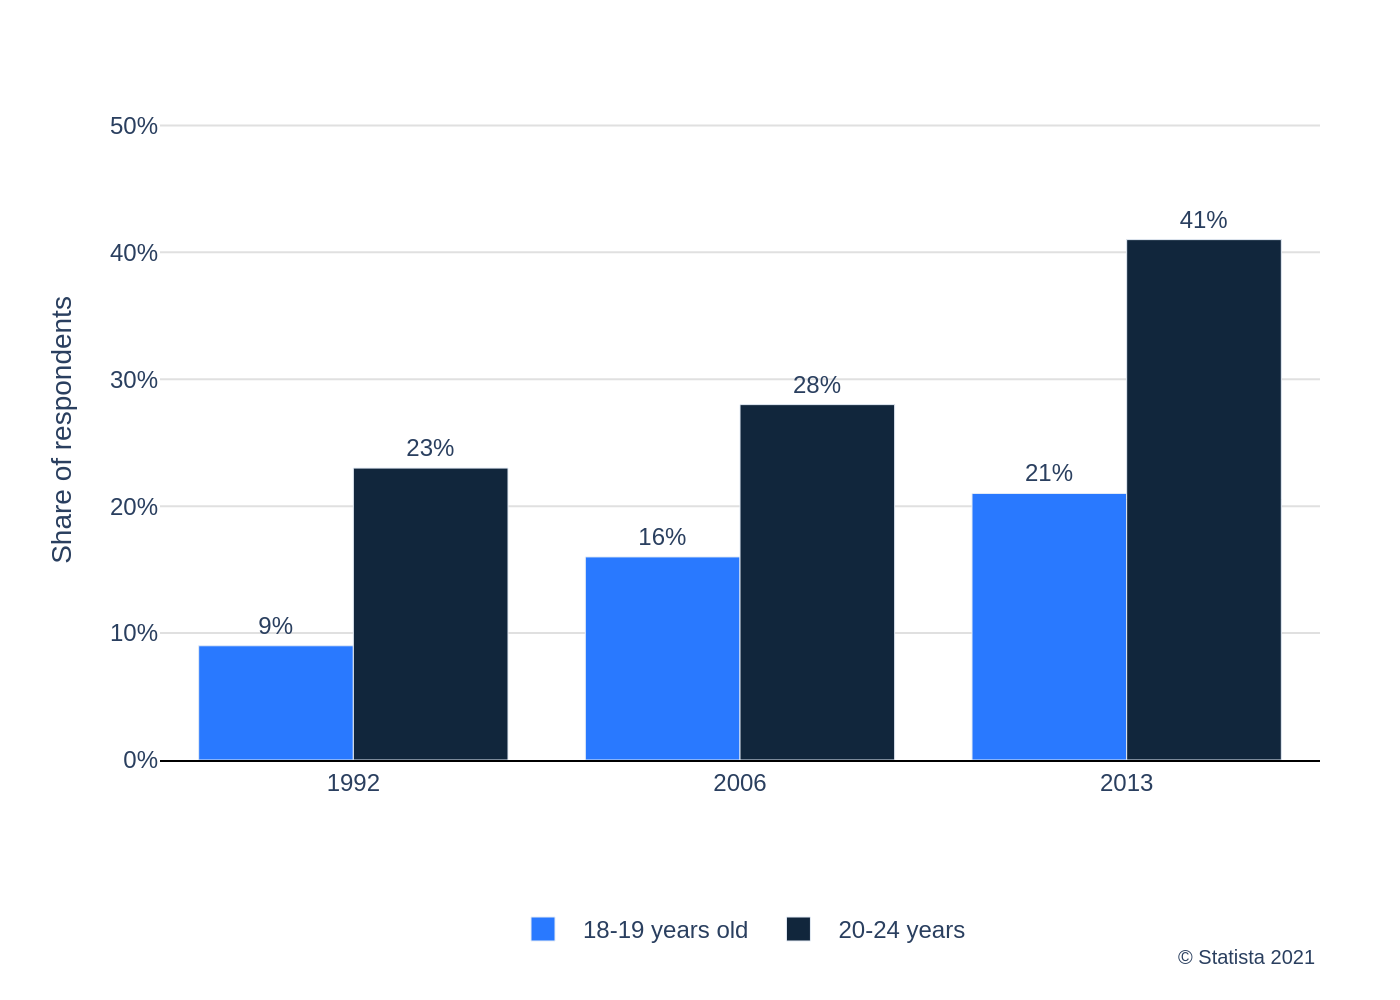

Write Python code to recreate this figure.
import sys
import json
import pathlib
import plotly.graph_objects as go

# --- 1. Load Data ---
# The script requires the path to the JSON file as a command-line argument.
if len(sys.argv) != 2:
    print(f"Usage: python {sys.argv[0]} <json_file_path>")
    sys.exit(1)

json_path = sys.argv[1]
try:
    with open(json_path, 'r', encoding='utf-8') as f:
        chart_info = json.load(f)
except FileNotFoundError:
    print(f"Error: JSON file not found at '{json_path}'")
    sys.exit(1)
except json.JSONDecodeError:
    print(f"Error: Could not decode JSON from '{json_path}'")
    sys.exit(1)

# Extract data and texts from the loaded JSON
chart_data = chart_info.get('chart_data', [])
texts = chart_info.get('texts', {})
colors = chart_info.get('colors', [])

# --- 2. Create Figure ---
fig = go.Figure()

# --- 3. Add Traces (Bars) ---
# Iterate through the data series from the JSON to create a bar for each
for i, series in enumerate(chart_data):
    fig.add_trace(go.Bar(
        x=series['x'],
        y=series['y'],
        name=series['name'],
        marker_color=colors[i],
        text=[f'{val}%' for val in series['y']],
        textposition='outside',
        cliponaxis=False,  # Prevents text on top of bars from being clipped
        textfont=dict(family="Arial", size=12)
    ))

# --- 4. Configure Layout ---
fig.update_layout(
    barmode='group',
    plot_bgcolor='white',
    font=dict(family="Arial", size=12),
    margin=dict(l=80, r=40, t=50, b=120),  # Adjust margins for titles and legend
    xaxis=dict(
        title_text=texts.get('x_axis_title'),
        showgrid=False,
        showline=True,
        linecolor='black',
        tickfont=dict(size=12),
        type='category' # Ensures discrete, evenly spaced categories
    ),
    yaxis=dict(
        title_text=texts.get('y_axis_title'),
        range=[0, 52],  # Set range to give space above highest bar
        dtick=10,
        ticksuffix='%',
        showgrid=True,
        gridcolor='#e0e0e0',
        gridwidth=1,
        zeroline=False
    ),
    legend=dict(
        orientation='h',
        yanchor='bottom',
        y=-0.3,
        xanchor='center',
        x=0.5
    ),
    # Add source annotation at the bottom right
    annotations=[
        dict(
            text=texts.get('source'),
            showarrow=False,
            xref='paper',
            yref='paper',
            x=1,
            y=-0.32,
            xanchor='right',
            yanchor='bottom',
            align='right',
            font=dict(size=10)
        )
    ]
)
# Ensure data labels have the correct font
fig.update_traces(textfont_family="Arial")

# --- 5. Output Image ---
# Derive the output filename from the input JSON filename
base_filename = pathlib.Path(json_path).stem
output_filename = f"{base_filename}.png"

# Save the figure to a PNG file with a high resolution
fig.write_image(output_filename, scale=2)

print(f"Chart successfully generated and saved to '{output_filename}'")
